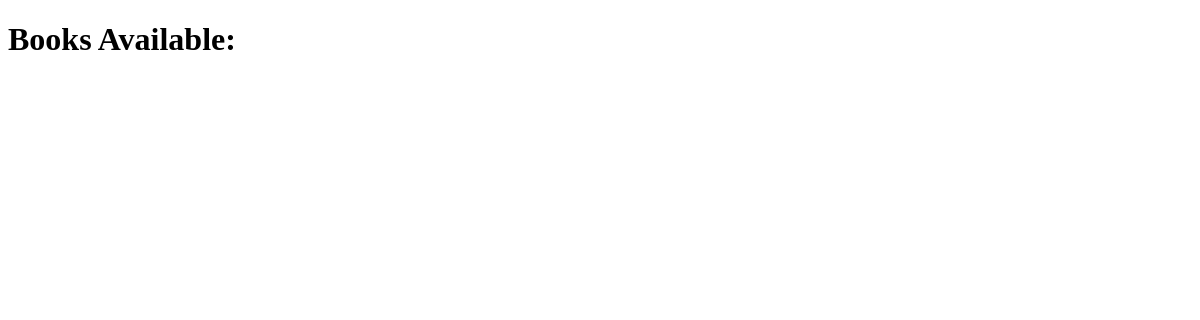
The page /relationship_app/books/ on the database as committed earlier.
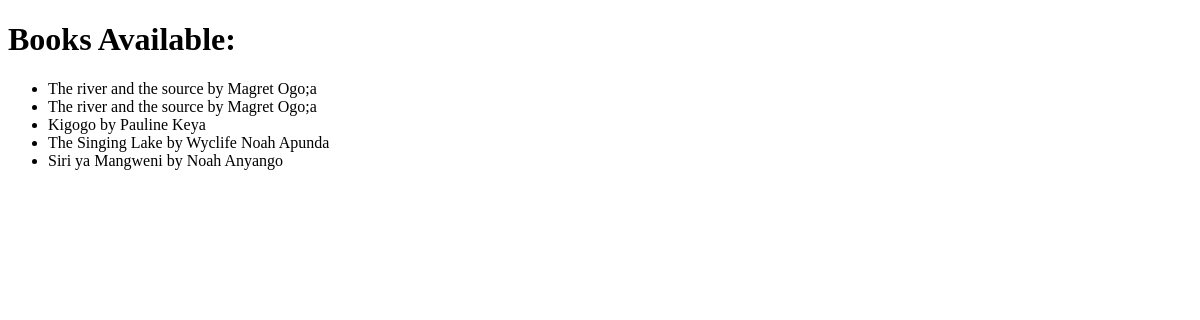
The same page on the database as committed later.
### relationship_app/models.py (models this page shows, shortened)
class Book(models.Model):
    title = models.CharField(max_length=100)
    author = models.ForeignKey(Author, on_delete=models.CASCADE)
    class Meta:
        permissions = [
            ("can_add_book", "Can add book"),
            ("can_change_book", "Can change book"),
            ("can_delete_book", "Can delete book"),
        ]

class Author(models.Model):
    name = models.CharField(max_length=100)

### relationship_app/views.py (the view)
# urls.py: path('books/', list_books, name='list_books'),
def list_books(request):
    books = Book.objects.all()
    return render(request,"relationship_app/list_books.html", {'books': books})

### relationship_app/templates/relationship_app/list_books.html (shortened to what this page needs)
<!DOCTYPE html>
<html lang="en">
<head>
</head>
<body>
    <h1>Books Available:</h1>
    <ul>
        {% for book in books %}
        <li>{{ book.title }} by {{ book.author.name }}</li>
        {% endfor %}
    </ul>
</body>
</html>

Rows that differ between the two databases and show on the page:
added Book: title "The river and the source", author.name "Magret Ogo;a"
added Book: title "The river and the source", author.name "Magret Ogo;a"
added Book: title "Kigogo", author.name "Pauline Keya"
added Book: title "The Singing Lake", author.name "Wyclife Noah Apunda"
added Book: title "Siri ya Mangweni", author.name "Noah Anyango"
